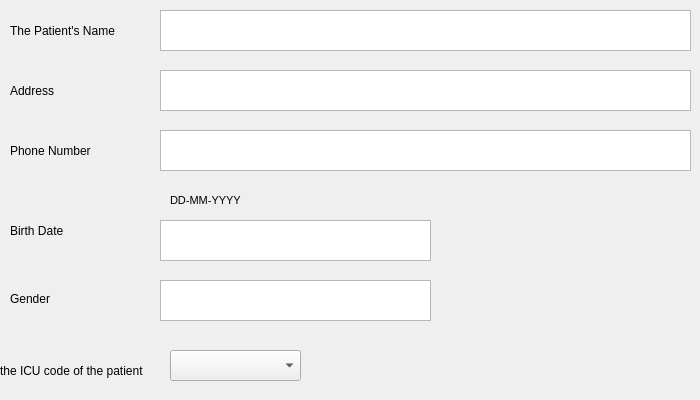
      <widget class="QWidget" name="patinfo">
       <attribute name="title">
        <string>Personal Info.</string>
       </attribute>
       <widget class="QLabel" name="label_2">
        <property name="geometry">
         <rect>
          <x>10</x>
          <y>20</y>
          <width>141</width>
          <height>21</height>
         </rect>
        </property>
        <property name="text">
         <string>The Patient's Name</string>
        </property>
       </widget>
       <widget class="QLabel" name="label_3">
        <property name="geometry">
         <rect>
          <x>10</x>
          <y>80</y>
          <width>71</width>
          <height>21</height>
         </rect>
        </property>
        <property name="text">
         <string>Address</string>
        </property>
       </widget>
       <widget class="QLabel" name="label_4">
        <property name="geometry">
         <rect>
          <x>10</x>
          <y>140</y>
          <width>111</width>
          <height>21</height>
         </rect>
        </property>
        <property name="text">
         <string>Phone Number</string>
        </property>
       </widget>
       <widget class="QLabel" name="label">
        <property name="geometry">
         <rect>
          <x>10</x>
          <y>220</y>
          <width>81</width>
          <height>21</height>
         </rect>
        </property>
        <property name="text">
         <string>Birth Date</string>
        </property>
       </widget>
       <widget class="QLabel" name="label_5">
        <property name="geometry">
         <rect>
          <x>170</x>
          <y>190</y>
          <width>131</width>
          <height>21</height>
         </rect>
        </property>
        <property name="font">
         <font>
          <pointsize>8</pointsize>
         </font>
        </property>
        <property name="text">
         <string>DD-MM-YYYY</string>
        </property>
       </widget>
       <widget class="QLabel" name="label_6">
        <property name="geometry">
         <rect>
          <x>10</x>
          <y>290</y>
          <width>67</width>
          <height>17</height>
         </rect>
        </property>
        <property name="text">
         <string>Gender</string>
        </property>
       </widget>
       <widget class="QTextEdit" name="patname">
        <property name="geometry">
         <rect>
          <x>160</x>
          <y>10</y>
          <width>531</width>
          <height>41</height>
         </rect>
        </property>
       </widget>
       <widget class="QTextEdit" name="patadd">
        <property name="geometry">
         <rect>
          <x>160</x>
          <y>70</y>
          <width>531</width>
          <height>41</height>
         </rect>
        </property>
        <property name="html">
         <string>&lt;!DOCTYPE HTML PUBLIC &quot;-//W3C//DTD HTML 4.0//EN&quot; &quot;http://www.w3.org/TR/REC-html40/strict.dtd&quot;&gt;
&lt;html&gt;&lt;head&gt;&lt;meta name=&quot;qrichtext&quot; content=&quot;1&quot; /&gt;&lt;style type=&quot;text/css&quot;&gt;
p, li { white-space: pre-wrap; }
&lt;/style&gt;&lt;/head&gt;&lt;body style=&quot; font-family:'Ubuntu'; font-size:11pt; font-weight:400; font-style:normal;&quot;&gt;
&lt;p style=&quot;-qt-paragraph-type:empty; margin-top:0px; margin-bottom:0px; margin-left:0px; margin-right:0px; -qt-block-indent:0; text-indent:0px;&quot;&gt;&lt;br /&gt;&lt;/p&gt;&lt;/body&gt;&lt;/html&gt;</string>
        </property>
       </widget>
       <widget class="QTextEdit" name="patnum">
        <property name="geometry">
         <rect>
          <x>160</x>
          <y>130</y>
          <width>531</width>
          <height>41</height>
         </rect>
        </property>
       </widget>
       <widget class="QTextEdit" name="patdate">
        <property name="geometry">
         <rect>
          <x>160</x>
          <y>220</y>
          <width>271</width>
          <height>41</height>
         </rect>
        </property>
       </widget>
       <widget class="QTextEdit" name="patgender">
        <property name="geometry">
         <rect>
          <x>160</x>
          <y>280</y>
          <width>271</width>
          <height>41</height>
         </rect>
        </property>
       </widget>
       <widget class="QLabel" name="label_25">
        <property name="geometry">
         <rect>
          <x>0</x>
          <y>350</y>
          <width>191</width>
          <height>41</height>
         </rect>
        </property>
        <property name="text">
         <string>the ICU code of the patient</string>
        </property>
       </widget>
       <widget class="QComboBox" name="ICU_code">
        <property name="geometry">
         <rect>
          <x>170</x>
          <y>350</y>
          <width>131</width>
          <height>31</height>
         </rect>
        </property>
       </widget>
      </widget>
